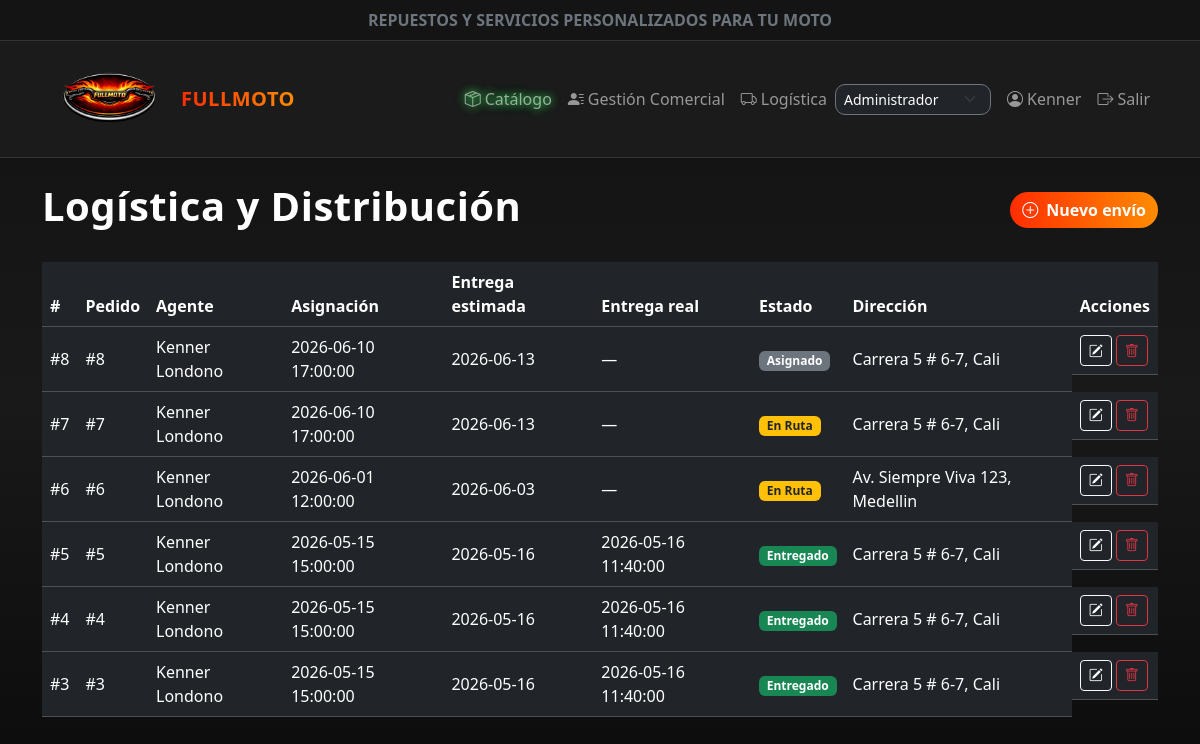
Page /logistica_distribucion.php (signed in) on the committed database.
### tables this page shows
CREATE TABLE `distribucion` (
  `id_distribucion` int(11) NOT NULL,
  `id_pedido` int(11) NOT NULL,
  `id_agente_logistico` int(11) NOT NULL,
  `fecha_asignacion` datetime NOT NULL DEFAULT current_timestamp(),
  `fecha_entrega_estimada` date DEFAULT NULL,
  `fecha_entrega_real` datetime DEFAULT NULL,
  `estado_envio` varchar(30) NOT NULL DEFAULT 'Asignado',
  `direccion_entrega` varchar(150) DEFAULT NULL,
  `observaciones` varchar(255) DEFAULT NULL
);

CREATE TABLE `agentelogistico` (
  `idAgenteLogistico` int(11) NOT NULL,
  `nombreContacto` varchar(120) DEFAULT NULL,
  `empresa` varchar(120) DEFAULT NULL,
  `vehiculo` varchar(80) DEFAULT NULL,
  `placa` varchar(15) DEFAULT NULL,
  `zonaCobertura` varchar(120) DEFAULT NULL,
  `estado` varchar(20) NOT NULL DEFAULT 'Activo'
);

### CLASES/Distribucion.php (called while the page is built, shortened)
<?php
class Distribucion {
    private $idDistribucion;
    private $idPedido;
    private $fechaAsignacion;
    private $fechaEntregaEstimada;
    private $fechaEntregaReal;
    private $estadoEnvio;
    private $direccionEntrega;
    private $nombreAgente;
    public function __construct($idDistribucion, $idPedido, $idAgenteLogistico, $fechaAsignacion, $fechaEntregaEstimada, $fechaEntregaReal, $estadoEnvio, $direccionEntrega, $observaciones, $nombreAgente = null) {
        $this->idDistribucion = $idDistribucion;
        $this->idPedido = $idPedido;
        $this->fechaAsignacion = $fechaAsignacion;
        $this->fechaEntregaEstimada = $fechaEntregaEstimada;
        $this->fechaEntregaReal = $fechaEntregaReal;
        $this->estadoEnvio = $estadoEnvio;
        $this->direccionEntrega = $direccionEntrega;
        $this->nombreAgente = $nombreAgente;
    }
    public function getIdDistribucion() { return $this->idDistribucion; }
    public function getIdPedido() { return $this->idPedido; }
    public function getFechaAsignacion() { return $this->fechaAsignacion; }
    public function getFechaEntregaEstimada() { return $this->fechaEntregaEstimada; }
    public function getFechaEntregaReal() { return $this->fechaEntregaReal; }
    public function getEstadoEnvio() { return $this->estadoEnvio; }
    public function getDireccionEntrega() { return $this->direccionEntrega; }
    public function getNombreAgente() { return $this->nombreAgente; }
    public static function obtenerTodos(PDO $pdo): array {
        $sql = "SELECT d.id_distribucion, d.id_pedido, d.id_agente_logistico,
                       d.fecha_asignacion, d.fecha_entrega_estimada, d.fecha_entrega_real,
                       d.estado_envio, d.direccion_entrega, d.observaciones,
                       a.nombreContacto AS nombre_agente
                FROM distribucion d
                INNER JOIN agentelogistico a ON d.id_agente_logistico = a.idAgenteLogistico
                ORDER BY d.fecha_asignacion DESC";
        $stmt = $pdo->query($sql);
        return self::mapearFilas($stmt->fetchAll(PDO::FETCH_ASSOC));
    }
    private static function mapearFilas(array $filas): array {
        $distribuciones = [];
        foreach ($filas as $fila) {
            $distribuciones[] = new Distribucion(
                $fila['id_distribucion'],
                $fila['id_pedido'],
                $fila['id_agente_logistico'],
                $fila['fecha_asignacion'],
                $fila['fecha_entrega_estimada'],
                $fila['fecha_entrega_real'],
                $fila['estado_envio'],
                $fila['direccion_entrega'],
                $fila['observaciones'],
                $fila['nombre_agente'] ?? null
            );
        }
        return $distribuciones;
    }
}

### logistica_distribucion.php (the view, shortened to what this page needs)
<?php
require_once __DIR__ . '/CLASES/Conexion.php';
require_once __DIR__ . '/CLASES/Distribucion.php';
$pdo = Conexion::obtenerConexion();
$distribuciones = Distribucion::obtenerTodos($pdo);
?>
<!DOCTYPE html>
<html lang="es">
<head>
    <link href="https://cdn.jsdelivr.net/npm/bootstrap@5.3.3/dist/css/bootstrap.min.css" rel="stylesheet">
    <link href="https://cdn.jsdelivr.net/npm/bootstrap-icons@1.11.3/font/bootstrap-icons.css" rel="stylesheet">
    <link rel="stylesheet" href="CSS/style.css">
</head>
<body>
<?php include __DIR__ . '/nav.php'; ?>
<div class="container pb-5">
    <div class="d-flex justify-content-between align-items-center mb-4">
        <h1 class="fw-bold">Logística y Distribución</h1>
        <a href="formulario_distribucion.php" class="btn btn-primary">
            <i class="bi bi-plus-circle me-2"></i>Nuevo envío
        </a>
    </div>
    <?php if (empty($distribuciones)): ?>
        <p class="text-white-50">No hay envíos registrados todavía.</p>
    <?php else: ?>
        <div class="table-responsive">
            <table class="table table-dark table-hover align-middle">
                <thead>
                    <tr>
                        <th>#</th>
                        <th>Pedido</th>
                        <th>Agente</th>
                        <th>Asignación</th>
                        <th>Entrega estimada</th>
                        <th>Entrega real</th>
                        <th>Estado</th>
                        <th>Dirección</th>
                        <th>Acciones</th>
                    </tr>
                </thead>
                <tbody>
                    <?php foreach ($distribuciones as $d): ?>
                        <tr>
                            <td>#<?php echo $d->getIdDistribucion(); ?></td>
                            <td>#<?php echo $d->getIdPedido(); ?></td>
                            <td><?php echo htmlspecialchars($d->getNombreAgente()); ?></td>
                            <td><?php echo htmlspecialchars($d->getFechaAsignacion()); ?></td>
                            <td><?php echo htmlspecialchars($d->getFechaEntregaEstimada()); ?></td>
                            <td><?php echo htmlspecialchars($d->getFechaEntregaReal() ?? '—'); ?></td>
                            <td>
                                <?php
                                $colorBadge = match($d->getEstadoEnvio()) {
                                    'Entregado' => 'bg-success',
                                    'En Ruta'   => 'bg-warning text-dark',
                                    'Asignado'  => 'bg-secondary',
                                    default     => 'bg-dark',
                                };
                                ?>
                                <span class="badge <?php echo $colorBadge; ?>"><?php echo htmlspecialchars($d->getEstadoEnvio()); ?></span>
                            </td>
                            <td><?php echo htmlspecialchars($d->getDireccionEntrega()); ?></td>
                            <td class="d-flex gap-1">
                                <a href="formulario_distribucion.php?id=<?php echo $d->getIdDistribucion(); ?>" class="btn btn-sm btn-outline-light">
                                    <i class="bi bi-pencil-square"></i>
                                </a>
                                <a href="CONTROLADORES/eliminar_distribucion_controller.php?id=<?php echo $d->getIdDistribucion(); ?>"
                                   class="btn btn-sm btn-outline-danger"
                                   onclick="return confirm('¿Eliminar este envío? Esta acción no se puede deshacer.');">
                                    <i class="bi bi-trash"></i>
                                </a>
                            </td>
                        </tr>
                    <?php endforeach; ?>
                </tbody>
            </table>
        </div>
    <?php endif; ?>
</div>
</body>
</html>

### CSS/style.css (style rules this page uses)
body { background: linear-gradient(180deg, #111111, #191919, #0b0b0b); min-height: 100vh; color: #ffffff; font-family: system-ui, -apple-system, "Segoe UI", Roboto, sans-serif; }
.btn-primary { background: linear-gradient(90deg, #ff2d00, #ff8c00); border: none; font-weight: bold; border-radius: 40px; transition: all 0.3s ease; color: #ffffff; }
.navbar-brand span, h1, h2, h3 { font-family: 'Rajdhani', system-ui, sans-serif; letter-spacing: 0.5px; }

### rows in the picture
distribucion: id_distribucion "8", id_pedido "8", id_agente_logistico.nombreContacto "Kenner Londono", fecha_asignacion "2026-06-10 17:00:00", fecha_entrega_estimada "2026-06-13", fecha_entrega_real "—", estado_envio "Asignado", direccion_entrega "Carrera 5 # 6-7, Cali"
distribucion: id_distribucion "7", id_pedido "7", id_agente_logistico.nombreContacto "Kenner Londono", fecha_asignacion "2026-06-10 17:00:00", fecha_entrega_estimada "2026-06-13", fecha_entrega_real "—", estado_envio "En Ruta", direccion_entrega "Carrera 5 # 6-7, Cali"
distribucion: id_distribucion "6", id_pedido "6", id_agente_logistico.nombreContacto "Kenner Londono", fecha_asignacion "2026-06-01 12:00:00", fecha_entrega_estimada "2026-06-03", fecha_entrega_real "—", estado_envio "En Ruta", direccion_entrega "Av. Siempre Viva 123, Medellin"
distribucion: id_distribucion "5", id_pedido "5", id_agente_logistico.nombreContacto "Kenner Londono", fecha_asignacion "2026-05-15 15:00:00", fecha_entrega_estimada "2026-05-16", fecha_entrega_real "2026-05-16 11:40:00", estado_envio "Entregado", direccion_entrega "Carrera 5 # 6-7, Cali"
distribucion: id_distribucion "4", id_pedido "4", id_agente_logistico.nombreContacto "Kenner Londono", fecha_asignacion "2026-05-15 15:00:00", fecha_entrega_estimada "2026-05-16", fecha_entrega_real "2026-05-16 11:40:00", estado_envio "Entregado", direccion_entrega "Carrera 5 # 6-7, Cali"
distribucion: id_distribucion "3", id_pedido "3", id_agente_logistico.nombreContacto "Kenner Londono", fecha_asignacion "2026-05-15 15:00:00", fecha_entrega_estimada "2026-05-16", fecha_entrega_real "2026-05-16 11:40:00", estado_envio "Entregado", direccion_entrega "Carrera 5 # 6-7, Cali"

### other values in the picture
$usuario['nombre'] "Kenner"
form field rol "Administrador"
